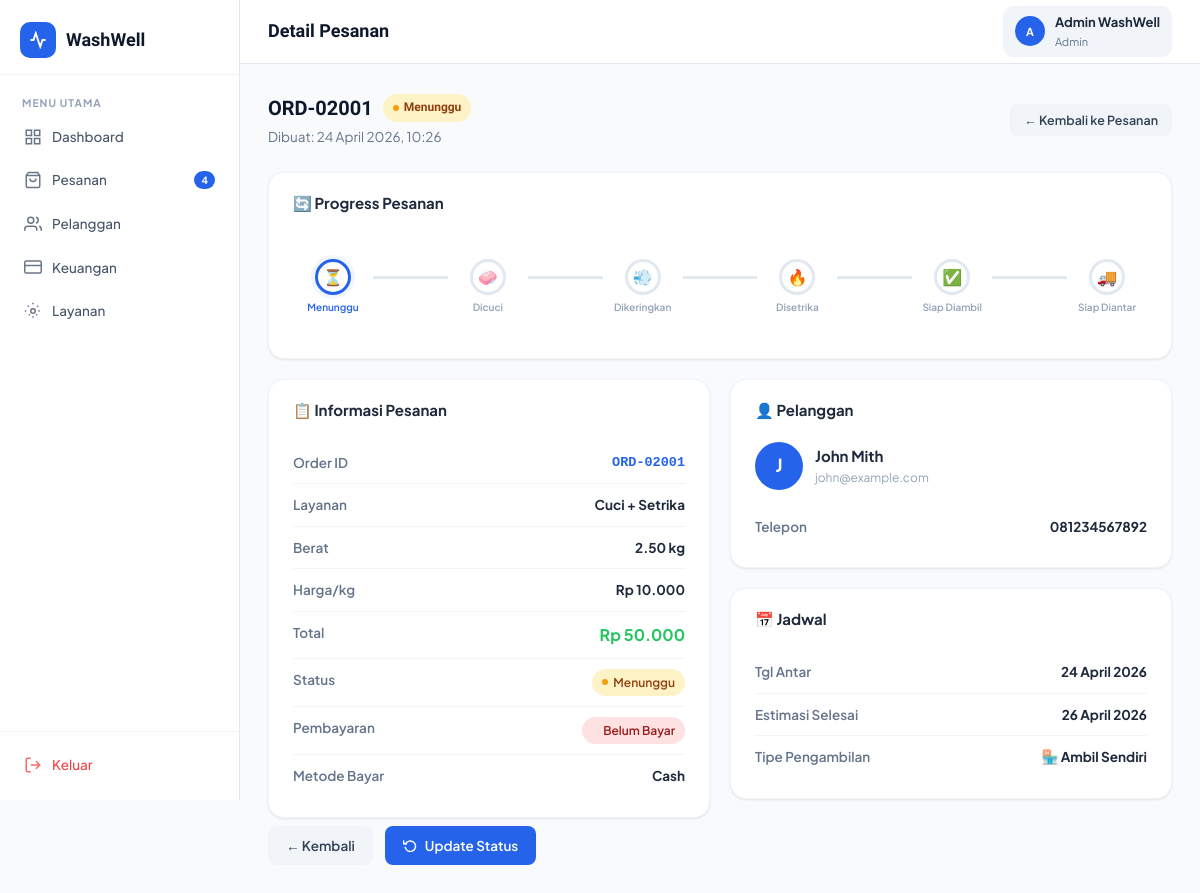
Page /admin/order-detail.php?id=1 (signed in) on the committed database.
### tables this page shows
CREATE TABLE IF NOT EXISTS users (
    id         INT AUTO_INCREMENT PRIMARY KEY,
    name       VARCHAR(100) NOT NULL,
    email      VARCHAR(150) UNIQUE NOT NULL,
    password   VARCHAR(255) NOT NULL,
    phone      VARCHAR(20),
    address    TEXT,
    role       ENUM('customer','admin') DEFAULT 'customer',
    created_at TIMESTAMP DEFAULT CURRENT_TIMESTAMP,
    updated_at TIMESTAMP DEFAULT CURRENT_TIMESTAMP ON UPDATE CURRENT_TIMESTAMP
);

CREATE TABLE IF NOT EXISTS orders (
    id              INT AUTO_INCREMENT PRIMARY KEY,
    order_code      VARCHAR(20) UNIQUE NOT NULL,
    user_id         INT NOT NULL,
    service_id      INT NOT NULL,
    weight          DECIMAL(5,2) DEFAULT 1.00,
    amount          DECIMAL(10,2) NOT NULL,
    status          ENUM('pending','washing','drying','ironing','ready_pickup','ready_deliver','done','cancelled') DEFAULT 'pending',
    pickup_date     DATE,
    delivery_date   DATE,
    notes           TEXT,
    delivery_type   ENUM('pickup','delivery') DEFAULT 'pickup',
    delivery_address TEXT,
    driver_name     VARCHAR(100),
    driver_phone    VARCHAR(20),
    delivery_status ENUM('pending','on_way','arrived') DEFAULT 'pending',
    payment_status  ENUM('unpaid','paid') DEFAULT 'unpaid',
    payment_method  ENUM('cash','transfer','e-wallet') DEFAULT 'cash',
    created_at      TIMESTAMP DEFAULT CURRENT_TIMESTAMP,
    updated_at      TIMESTAMP DEFAULT CURRENT_TIMESTAMP ON UPDATE CURRENT_TIMESTAMP,
    FOREIGN KEY (user_id)    REFERENCES users(id) ON DELETE CASCADE,
    FOREIGN KEY (service_id) REFERENCES services(id)
);

CREATE TABLE IF NOT EXISTS services (
    id                  INT AUTO_INCREMENT PRIMARY KEY,
    name                VARCHAR(100) NOT NULL,
    description         TEXT,
    price_per_kg        DECIMAL(10,2) NOT NULL,
    unit_type           ENUM('kg','item') NOT NULL DEFAULT 'kg',
    requires_cloth_type TINYINT(1) DEFAULT 0,
    duration_hours      INT DEFAULT 24,
    is_active           TINYINT(1) DEFAULT 1,
    created_at          TIMESTAMP DEFAULT CURRENT_TIMESTAMP
);

### includes/auth.php (called while the page is built, shortened)
<?php
require_once __DIR__ . '/config.php';
function getCurrentUser() {
    $db = getDB();
    $id = (int)$_SESSION['user_id'];
    $res = $db->query("SELECT * FROM users WHERE id=$id LIMIT 1");
    return $res ? $res->fetch_assoc() : null;
}
?>

### includes/config.php (called while the page is built, shortened)
<?php
function formatRupiah($amount) {
    return 'Rp ' . number_format($amount, 0, ',', '.');
}
?>

### admin/order-detail.php (the view, shortened to what this page needs)
<?php
require_once '../includes/auth.php';
$db = getDB();
$user = getCurrentUser();
$id = (int)($_GET['id'] ?? 0);
$order = $db->query("
    SELECT o.*, u.name as customer_name, u.email as customer_email, u.phone as customer_phone,
           s.name as service_name, s.price_per_kg, s.unit_type
    FROM orders o
    JOIN users u ON o.user_id = u.id
    JOIN services s ON o.service_id = s.id
    WHERE o.id = $id
")->fetch_assoc();
$statusLabels = [
    'pending'       => 'Menunggu',
    'washing'       => 'Sedang Dicuci',
    'drying'        => 'Pengeringan',
    'ironing'       => 'Setrika',
    'ready_pickup'  => 'Siap Diambil',
    'ready_deliver' => 'Siap Diantar',
    'done'          => 'Selesai',
    'cancelled'     => 'Dibatalkan',
];
$statusSteps = ['pending','washing','drying','ironing',
    ($order['delivery_type'] ?? 'pickup') === 'delivery' ? 'ready_deliver' : 'ready_pickup',
    'done'];
$currentStep = array_search($order['status'], $statusSteps);
?>
<!DOCTYPE html>
<html lang="id">
<head>
<link rel="stylesheet" href="../assets/css/style.css">
</head>
<body>
<div class="app-layout">
    <?php require_once 'partials/sidebar.php'; ?>
    <div class="main-content">
        <header class="topbar">
            <div class="topbar-left">
                <div>
                    <div class="topbar-title">Detail Pesanan</div>
                </div>
            </div>
            <div class="topbar-right">
                <div style="display:flex;align-items:center;gap:10px;padding:6px 12px;border-radius:10px;background:var(--gray-100)">
                    <div class="avatar avatar-sm"><?= strtoupper(substr($user['name'],0,1)) ?></div>
                    <div>
                        <div style="font-size:13px;font-weight:700;color:var(--gray-800)"><?= htmlspecialchars($user['name']) ?></div>
                        <div style="font-size:11px;color:var(--gray-500)">Admin</div>
                    </div>
                </div>
            </div>
        </header>
        <main class="page-content">
            <div class="page-header">
                <div>
                    <h1 style="display:flex;align-items:center;gap:10px;">
                        <?= htmlspecialchars($order['order_code']) ?>
                        <span class="badge badge-<?= $order['status'] ?>"><?= $statusLabels[$order['status']] ?? $order['status'] ?></span>
                    </h1>
                    <p>Dibuat: <?= date('d F Y, H:i', strtotime($order['created_at'])) ?></p>
                </div>
                <a href="orders.php" class="btn btn-ghost btn-sm">← Kembali ke Pesanan</a>
            </div>
            <?php if ($order['status'] !== 'cancelled'): ?>
            <div class="card" style="margin-bottom:20px;">
                <div class="card-header"><span class="card-title">🔄 Progress Pesanan</span></div>
                <div class="card-body">
                    <div class="progress-steps">
                        <?php
                        $icons = ['⏳','🧼','💨','🔥','✅','🚚','🎉'];
                        $names = ['Menunggu','Dicuci','Dikeringkan','Disetrika','Siap Diambil','Siap Diantar','Selesai'];
                        for ($i = 0; $i < count($statusSteps); $i++):
                            $s = $currentStep === false ? -1 : $currentStep;
                            $cls = $i < $s ? 'done' : ($i === $s ? 'current' : '');
                        ?>
                        <?php if ($i > 0): ?>
                        <div class="step-line <?= $i <= $s ? 'done' : '' ?>"></div>
                        <?php endif; ?>
                        <div class="step">
                            <div class="step-circle <?= $cls ?>"><?= $icons[$i] ?></div>
                            <div class="step-label <?= $cls ?>"><?= $names[$i] ?></div>
                        </div>
                        <?php endfor; ?>
                    </div>
                </div>
            </div>
            <?php endif; ?>
            <div class="detail-grid">
                <div class="card">
                    <div class="card-header"><span class="card-title">📋 Informasi Pesanan</span></div>
                    <div class="card-body">
                        <div class="info-row">
                            <span class="info-label">Order ID</span>
                            <span class="info-value" style="font-family:monospace;color:var(--primary)"><?= htmlspecialchars($order['order_code']) ?></span>
                        </div>
                        <div class="info-row">
                            <span class="info-label">Layanan</span>
                            <span class="info-value"><?= htmlspecialchars($order['service_name']) ?></span>
                        </div>
                        <div class="info-row">
                            <span class="info-label">Berat</span>
                            <span class="info-value"><?= number_format((float)$order['weight'], 2) ?> <?= $order['unit_type'] === 'item' ? 'item' : 'kg' ?></span>
                        </div>
                        <div class="info-row">
                            <span class="info-label">Harga/<?= $order['unit_type'] === 'item' ? 'item' : 'kg' ?></span>
                            <span class="info-value"><?= formatRupiah($order['price_per_kg']) ?></span>
                        </div>
                        <div class="info-row">
                            <span class="info-label">Total</span>
                            <span class="info-value" style="color:var(--green);font-size:16px"><?= formatRupiah($order['amount']) ?></span>
                        </div>
                        <div class="info-row">
                            <span class="info-label">Status</span>
                            <span class="info-value"><span class="badge badge-<?= $order['status'] ?>"><?= $statusLabels[$order['status']] ?? $order['status'] ?></span></span>
                        </div>
                        <div class="info-row">
                            <span class="info-label">Pembayaran</span>
                            <span class="info-value"><span class="badge badge-<?= $order['payment_status'] ?>"><?= $order['payment_status'] === 'paid' ? 'Lunas' : 'Belum Bayar' ?></span></span>
                        </div>
                        <div class="info-row">
                            <span class="info-label">Metode Bayar</span>
                            <span class="info-value" style="text-transform:capitalize"><?= htmlspecialchars($order['payment_method']) ?></span>
                        </div>
                    </div>
                </div>
                <div style="display:flex;flex-direction:column;gap:20px;">
                    <div class="card">
                        <div class="card-header"><span class="card-title">👤 Pelanggan</span></div>
                        <div class="card-body">
                            <div style="display:flex;align-items:center;gap:12px;margin-bottom:16px;">
                                <div class="avatar" style="width:48px;height:48px;font-size:18px;"><?= strtoupper(substr($order['customer_name'],0,1)) ?></div>
                                <div>
                                    <div style="font-weight:700;font-size:15px;color:var(--gray-800)"><?= htmlspecialchars($order['customer_name']) ?></div>
                                    <div style="font-size:12px;color:var(--gray-400)"><?= htmlspecialchars($order['customer_email']) ?></div>
                                </div>
                            </div>
                            <?php if ($order['customer_phone']): ?>
                            <div class="info-row">
                                <span class="info-label">Telepon</span>
                                <span class="info-value"><?= htmlspecialchars($order['customer_phone']) ?></span>
                            </div>
                            <?php endif; ?>
                        </div>
                    </div>
                    <div class="card">
                        <div class="card-header"><span class="card-title">📅 Jadwal</span></div>
                        <div class="card-body">
                            <div class="info-row">
                                <span class="info-label">Tgl Antar</span>
                                <span class="info-value"><?= $order['pickup_date'] ? date('d F Y', strtotime($order['pickup_date'])) : '-' ?></span>
                            </div>
                            <div class="info-row">
                                <span class="info-label">Estimasi Selesai</span>
                                <span class="info-value"><?= $order['delivery_date'] ? date('d F Y', strtotime($order['delivery_date'])) : '-' ?></span>
                            </div>
                            <div class="info-row">
                                <span class="info-label">Tipe Pengambilan</span>
                                <span class="info-value" style="text-transform:capitalize"><?= $order['delivery_type'] === 'delivery' ? '🚚 Diantar' : '🏪 Ambil Sendiri' ?></span>
                            </div>
                        </div>
                    </div>
                </div>
            </div>
            <div style="display:flex;gap:12px;margin-top:8px;">
                <a href="orders.php" class="btn btn-ghost">← Kembali</a>
                <?php if (!in_array($order['status'], ['done','cancelled'])): ?>
                <a href="orders.php?highlight=<?= $order['id'] ?>" class="btn btn-primary">
                    <svg width="14" height="14" viewBox="0 0 24 24" fill="none" stroke="currentColor" stroke-width="2.5"><polyline points="1 4 1 10 7 10"/><path d="M3.51 15a9 9 0 1 0 .49-4"/></svg>
                    Update Status
                </a>
                <?php endif; ?>
            </div>
        </main>
    </div>
</div>
</body>
</html>

### assets/css/style.css (style rules this page uses)
:root { --primary: #2563EB; --primary-light: #3B82F6; --primary-dark: #1D4ED8; --primary-bg: #EFF6FF; --orange: #F97316; --orange-light: #FED7AA; --green: #22C55E; --green-light: #DCFCE7; --teal: #06B6D4; --teal-light: #CFFAFE; --gray-50: #F8FAFC; --gray-100: #F1F5F9; --gray-200: #E2E8F0; --gray-300: #CBD5E1; --gray-400: #94A3B8; --gray-500: #64748B; --gray-600: #475569; --gray-700: #334155; --gray-800: #1E293B; --gray-900: #0F172A; --white: #FFFFFF; --shadow-sm: 0 1px 3px rgba(0,0,0,0.06), 0 1px 2px rgba(0,0,0,0.04); --shadow: 0 4px 6px -1px rgba(0,0,0,0.07), 0 2px 4px -1px rgba(0,0,0,0.04); --shadow-md: 0 10px 15px -3px rgba(0,0,0,0.08), 0 4px 6px -2px rgba(0,0,0,0.04); --shadow-lg: 0 20px 25px -5px rgba(0,0,0,0.08), 0 10px 10px -5px rgba(0,0,0,0.03); --radius: 12px; --radius-lg: 16px; --radius-xl: 24px; --sidebar-w: 240px; --font: 'Plus Jakarta Sans', sans-serif; --font-display: 'Sora', sans-serif; --transition: all 0.2s ease; }
*, *::before, *::after { box-sizing: border-box; margin: 0; padding: 0; }
html { scroll-behavior: smooth; }
body { font-family: var(--font); background: var(--gray-50); color: var(--gray-800); line-height: 1.6; font-size: 14px; }
a { text-decoration: none; color: inherit; }
.btn { display: inline-flex; align-items: center; gap: 8px; padding: 9px 18px; border-radius: 8px; font-size: 13.5px; font-weight: 600; transition: var(--transition); white-space: nowrap; border: none; cursor: pointer; }
.btn-primary { background: var(--primary); color: var(--white); }
.btn-ghost { background: var(--gray-100); color: var(--gray-700); }
.btn-sm { padding: 6px 14px; font-size: 12.5px; border-radius: 7px; }
.badge { display: inline-flex; align-items: center; gap: 5px; padding: 4px 10px; border-radius: 20px; font-size: 12px; font-weight: 600; }
.badge::before { content:''; width:6px; height:6px; border-radius:50%; }
.badge-pending { background:#FEF3C7; color:#92400E; }
.badge-pending::before { background:#F59E0B; }
.badge-unpaid { background:#FEE2E2; color:#991B1B; }
.card { background: var(--white); border-radius: var(--radius-lg); box-shadow: var(--shadow-sm); border: 1px solid var(--gray-100); }
.card-body { padding: 20px 24px; }
.card-header { padding: 18px 24px 0; display: flex; align-items: center; justify-content: space-between; gap: 12px; }
.card-title { font-size: 15px; font-weight: 700; color: var(--gray-800); }
.avatar { width: 36px; height: 36px; border-radius: 50%; display: flex; align-items: center; justify-content: center; font-weight: 700; font-size: 13px; color: var(--white); background: var(--primary); flex-shrink: 0; }
.avatar-sm { width: 30px; height: 30px; font-size: 11px; }
.app-layout { display: flex; min-height: 100vh; }
.nav-item svg { flex-shrink: 0; opacity: 0.8; }
.main-content { flex: 1; margin-left: var(--sidebar-w); display: flex; flex-direction: column; min-height: 100vh; }
.topbar { background: var(--white); border-bottom: 1px solid var(--gray-200); padding: 0 28px; height: 64px; display: flex; align-items: center; justify-content: space-between; position: sticky; top: 0; z-index: 50; }
.topbar-left { display: flex; align-items: center; gap: 16px; }
.topbar-title { font-family: var(--font-display); font-size: 18px; font-weight: 700; color: var(--gray-900); }
.topbar-right { display: flex; align-items: center; gap: 12px; }
.page-content { padding: 28px; flex: 1; }
.page-header { margin-bottom: 24px; display: flex; align-items: center; justify-content: space-between; flex-wrap: wrap; gap: 12px; }
.page-header h1 { font-family: var(--font-display); font-size: 20px; font-weight: 700; color: var(--gray-900); }
.page-header p { font-size: 13.5px; color: var(--gray-500); margin-top: 2px; }

### rows in the picture
users: name "A", name "Admin WashWell"
orders: order_code "ORD-02001", status "Menunggu", created_at "24 April 2026, 10:26", delivery_type "pickup" (drawn), service.name "Cuci + Setrika", weight "2.50", service.price_per_kg "Rp 10.000", amount "Rp 50.000", payment_method "Cash", user.name "J", user.name "John Mith", user.email "john@example.com", user.phone "081234567892", pickup_date "24 April 2026", delivery_date "26 April 2026"

### other values in the picture
$item['label'] "Dashboard"
$item['label'] "Pesanan"
$notifCount "4"
$item['label'] "Pelanggan"
$item['label'] "Keuangan"
$item['label'] "Layanan"
$icons[$i] "⏳"
$names[$i] "Menunggu"
$icons[$i] "🧼"
$names[$i] "Dicuci"
$icons[$i] "💨"
$names[$i] "Dikeringkan"
$icons[$i] "🔥"
$names[$i] "Disetrika"
$icons[$i] "✅"
